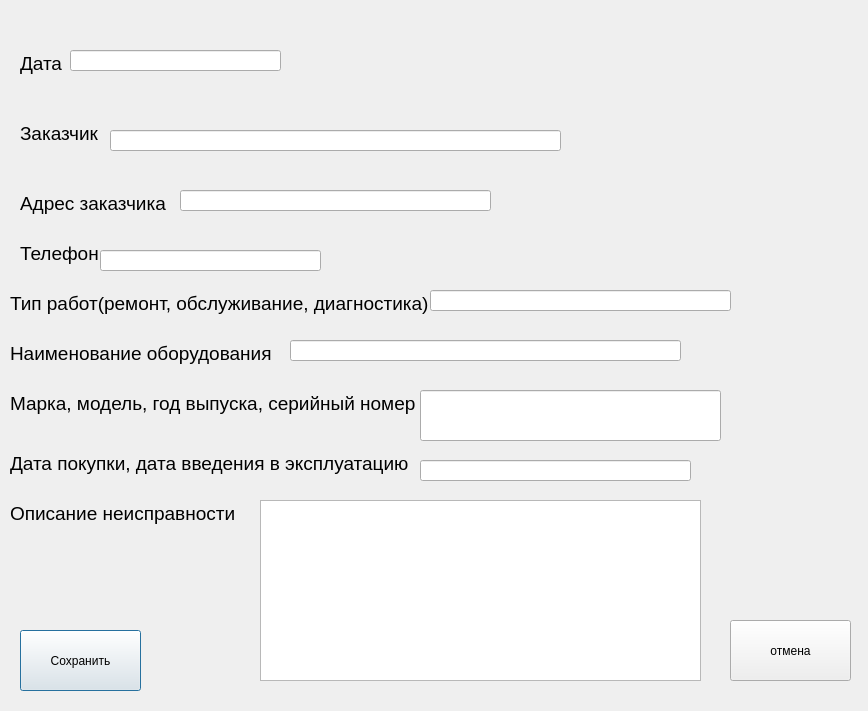
<?xml version="1.0" encoding="UTF-8"?>
<ui version="4.0">
 <class>Dialog</class>
 <widget class="QDialog" name="Dialog">
  <property name="geometry">
   <rect>
    <x>0</x>
    <y>0</y>
    <width>868</width>
    <height>711</height>
   </rect>
  </property>
  <property name="windowTitle">
   <string>Dialog</string>
  </property>
  <widget class="QLineEdit" name="customerlineEdit">
   <property name="geometry">
    <rect>
     <x>110</x>
     <y>130</y>
     <width>451</width>
     <height>21</height>
    </rect>
   </property>
  </widget>
  <widget class="QLabel" name="label">
   <property name="geometry">
    <rect>
     <x>20</x>
     <y>120</y>
     <width>78</width>
     <height>26</height>
    </rect>
   </property>
   <property name="font">
    <font>
     <pointsize>14</pointsize>
    </font>
   </property>
   <property name="text">
    <string>Заказчик</string>
   </property>
  </widget>
  <widget class="QLabel" name="label_2">
   <property name="geometry">
    <rect>
     <x>20</x>
     <y>50</y>
     <width>78</width>
     <height>26</height>
    </rect>
   </property>
   <property name="font">
    <font>
     <pointsize>14</pointsize>
    </font>
   </property>
   <property name="text">
    <string>Дата</string>
   </property>
  </widget>
  <widget class="QLineEdit" name="customerAddresslineEdit">
   <property name="geometry">
    <rect>
     <x>180</x>
     <y>190</y>
     <width>311</width>
     <height>21</height>
    </rect>
   </property>
  </widget>
  <widget class="QLabel" name="label_3">
   <property name="geometry">
    <rect>
     <x>20</x>
     <y>190</y>
     <width>161</width>
     <height>26</height>
    </rect>
   </property>
   <property name="font">
    <font>
     <pointsize>14</pointsize>
    </font>
   </property>
   <property name="text">
    <string>Адрес заказчика</string>
   </property>
  </widget>
  <widget class="QLineEdit" name="phonelineEdit">
   <property name="geometry">
    <rect>
     <x>100</x>
     <y>250</y>
     <width>221</width>
     <height>21</height>
    </rect>
   </property>
  </widget>
  <widget class="QLabel" name="label_4">
   <property name="geometry">
    <rect>
     <x>20</x>
     <y>240</y>
     <width>78</width>
     <height>26</height>
    </rect>
   </property>
   <property name="font">
    <font>
     <pointsize>14</pointsize>
    </font>
   </property>
   <property name="text">
    <string>Телефон</string>
   </property>
  </widget>
  <widget class="QLineEdit" name="workTypelineEdit">
   <property name="geometry">
    <rect>
     <x>430</x>
     <y>290</y>
     <width>301</width>
     <height>21</height>
    </rect>
   </property>
  </widget>
  <widget class="QLabel" name="label_5">
   <property name="geometry">
    <rect>
     <x>10</x>
     <y>290</y>
     <width>431</width>
     <height>26</height>
    </rect>
   </property>
   <property name="font">
    <font>
     <pointsize>14</pointsize>
    </font>
   </property>
   <property name="text">
    <string>Тип работ(ремонт, обслуживание, диагностика)</string>
   </property>
  </widget>
  <widget class="QLabel" name="label_6">
   <property name="geometry">
    <rect>
     <x>10</x>
     <y>340</y>
     <width>271</width>
     <height>26</height>
    </rect>
   </property>
   <property name="font">
    <font>
     <pointsize>14</pointsize>
    </font>
   </property>
   <property name="text">
    <string>Наименование оборудования</string>
   </property>
  </widget>
  <widget class="QLineEdit" name="namelineEdit">
   <property name="geometry">
    <rect>
     <x>290</x>
     <y>340</y>
     <width>391</width>
     <height>21</height>
    </rect>
   </property>
  </widget>
  <widget class="QLabel" name="label_7">
   <property name="geometry">
    <rect>
     <x>10</x>
     <y>390</y>
     <width>411</width>
     <height>26</height>
    </rect>
   </property>
   <property name="font">
    <font>
     <pointsize>14</pointsize>
    </font>
   </property>
   <property name="text">
    <string>Марка, модель, год выпуска, серийный номер</string>
   </property>
  </widget>
  <widget class="QLineEdit" name="variouslineEdit">
   <property name="geometry">
    <rect>
     <x>420</x>
     <y>390</y>
     <width>301</width>
     <height>51</height>
    </rect>
   </property>
  </widget>
  <widget class="QLineEdit" name="buydatelineEdit">
   <property name="geometry">
    <rect>
     <x>420</x>
     <y>460</y>
     <width>271</width>
     <height>21</height>
    </rect>
   </property>
  </widget>
  <widget class="QLabel" name="label_8">
   <property name="geometry">
    <rect>
     <x>10</x>
     <y>450</y>
     <width>411</width>
     <height>26</height>
    </rect>
   </property>
   <property name="font">
    <font>
     <pointsize>14</pointsize>
    </font>
   </property>
   <property name="text">
    <string>Дата покупки, дата введения в эксплуатацию</string>
   </property>
  </widget>
  <widget class="QLineEdit" name="datelineEdit">
   <property name="geometry">
    <rect>
     <x>70</x>
     <y>50</y>
     <width>211</width>
     <height>21</height>
    </rect>
   </property>
  </widget>
  <widget class="QLabel" name="label_9">
   <property name="geometry">
    <rect>
     <x>10</x>
     <y>500</y>
     <width>241</width>
     <height>26</height>
    </rect>
   </property>
   <property name="font">
    <font>
     <pointsize>14</pointsize>
    </font>
   </property>
   <property name="text">
    <string>Описание неисправности</string>
   </property>
  </widget>
  <widget class="QPlainTextEdit" name="descriptionplainTextEdit">
   <property name="geometry">
    <rect>
     <x>260</x>
     <y>500</y>
     <width>441</width>
     <height>181</height>
    </rect>
   </property>
  </widget>
  <widget class="QPushButton" name="savePushButton">
   <property name="geometry">
    <rect>
     <x>20</x>
     <y>630</y>
     <width>121</width>
     <height>61</height>
    </rect>
   </property>
   <property name="text">
    <string>Сохранить</string>
   </property>
  </widget>
  <widget class="QPushButton" name="cancelPushButton">
   <property name="geometry">
    <rect>
     <x>730</x>
     <y>620</y>
     <width>121</width>
     <height>61</height>
    </rect>
   </property>
   <property name="text">
    <string>отмена</string>
   </property>
  </widget>
 </widget>
 <resources/>
 <connections/>
</ui>
